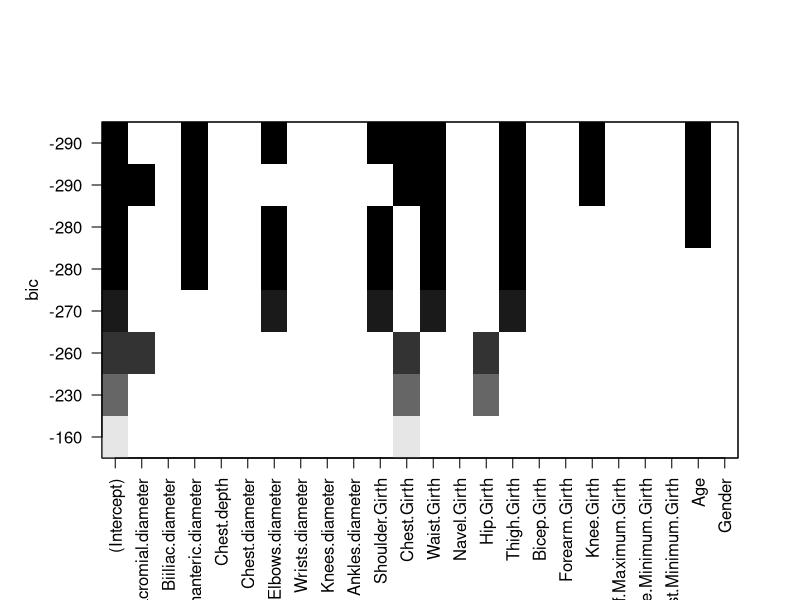
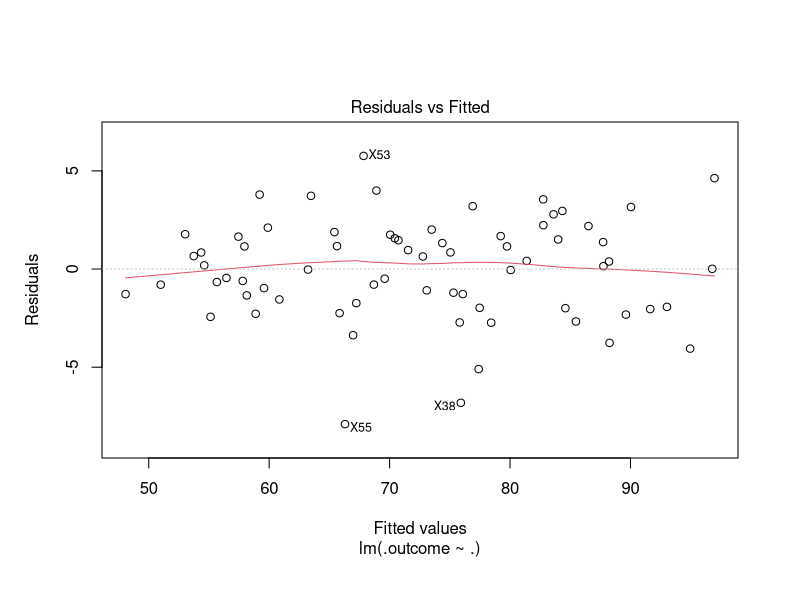
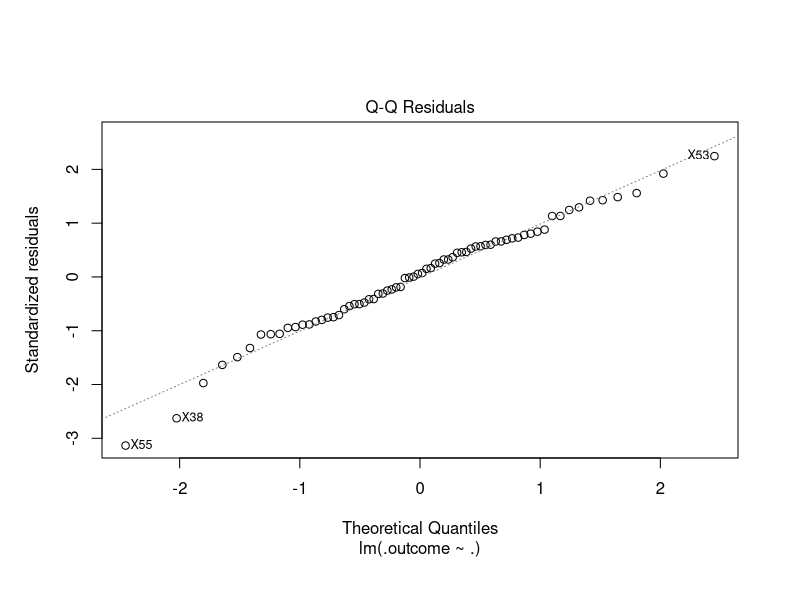
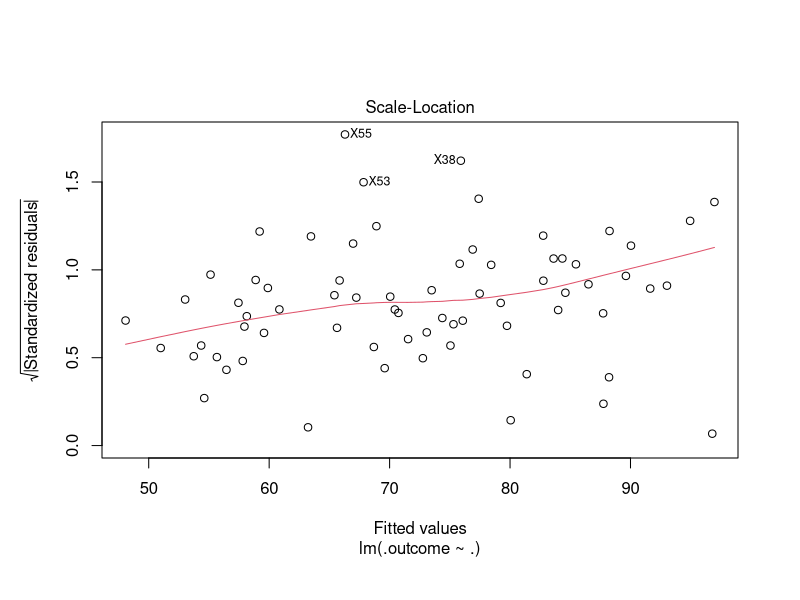
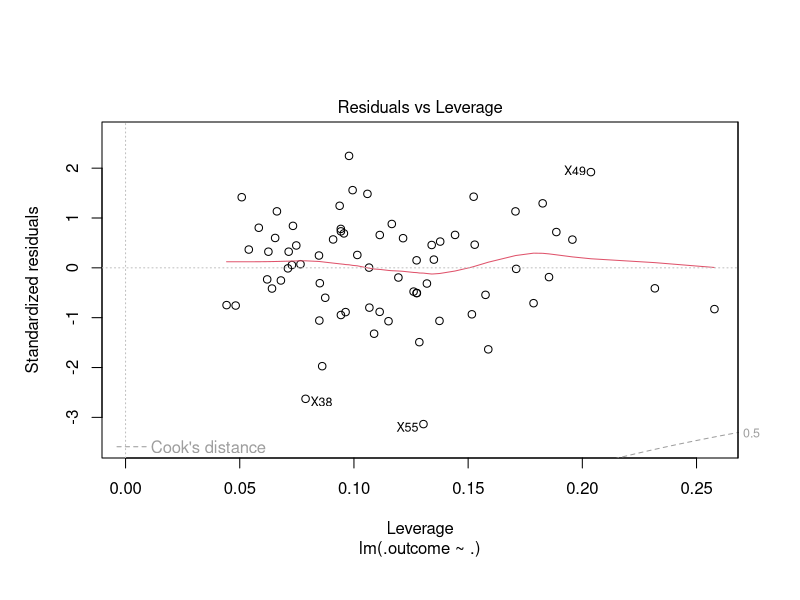
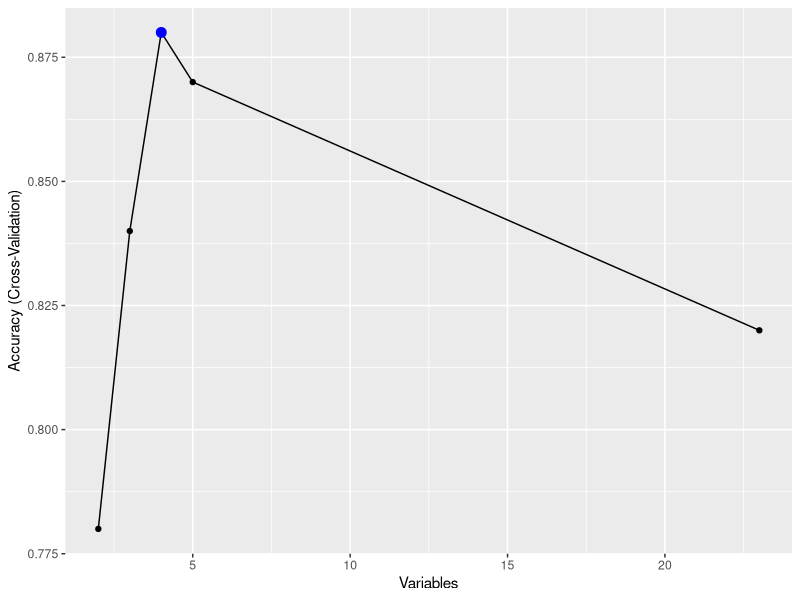

These charts were generated, in order, by the following R code:
## ---- chunk 1
library(ggpubr)
library(dplyr)
library(car)
library(caret)
library(leaps)
library(boot)
## ---- chunk 2
set.seed(19527)
## ---- chunk 3
data <- read.csv2("EP09 Datos.csv", header = TRUE)

data$IMC <- data$Weight / (data$Height*0.01)^2
# Sobrepreso = 1
# No sobrepreso = 0
data$EN <- ifelse(data$IMC >= 25.0, 1, 0)
## ---- chunk 4
# personas con sobrepeso
sp = data[data$EN == 1,]
mSobre = sample_n(sp, 50)

# personas sin sobrepeso
nsp = data[data$EN == 0,]
mNsobre = sample_n(nsp, 50)

# juntar ambas muestras
muestras = rbind(mSobre,mNsobre)

# reordenar muestras
muestras = sample_n(muestras,100)
## ---- chunk 5
# Ajustar modelo con todos los subconjuntos
modelos <- regsubsets( Weight ~ . - IMC - EN - Height , data = muestras , method = "exhaustive" , nbest = 1 , nvmax = 8)
plot(modelos)
## ---- chunk 6
# datos de entrenamiento (70% de los datos)
muestras_entrenamiento <- head(muestras,70)

# Configuramos el control con bootstraping
control <- trainControl(method = "boot", number = 1000)

# Ajustamos el modelo
modelo_boot <- train(Weight ~ Biacromial.diameter + Bitrochanteric.diameter + Chest.Girth + Waist.Girth + Thigh.Girth + Knee.Girth + Age,
                   data = muestras_entrenamiento,
                   method = "lm",
                   trControl = control)

# Revisamos los resultados
summary(modelo_boot)
## ---- chunk 7
# modelo boot final
mbf <- modelo_boot$finalModel
plot(mbf)
## ---- chunk 8
# Nivel de ajuste
print(AIC(mbf))
## ---- chunk 9
# MSE conjunto de entrenamiento
mse_entrenamiento <- mean(mbf$residuals ** 2)
cat("error cuadrático medio para conjunto de entrenamiento:", mse_entrenamiento, "\n")

# MSE conjunto de prueba
muestras_pruebas <- tail(muestras,30)
predicciones <- predict(mbf, muestras_pruebas)
error <- muestras_pruebas$Weight - predicciones
mse_prueba <- mean(error ** 2)
cat("error cuadrático medio para el conjunto de prueba:", mse_prueba, "\n")
## ---- chunk 10
# Correlación (relación lineal con la variable de respuesta)
cor(muestras,muestras$Weight)
## ---- chunk 11
# Independencia de los residuos
print(durbinWatsonTest(mbf))
## ---- chunk 12
# Multicolinealidad
vifs <- vif(mbf)
print(vifs)
print(mean(vifs))
## ---- chunk 13
print(1 / vifs)
## ---- chunk 14
cat("- VIF medio:", mean(vifs), "\n")
## ---- chunk 15
# Homocedasticidad de los residuos
print(ncvTest(mbf))
## ---- chunk 16
# Normalidad de los residuos
print(shapiro.test(mbf$residuals))
## ---- chunk 17
# Ajustamos el modelo
modelo_boot2 <- train(Weight ~ Biacromial.diameter + Bitrochanteric.diameter + Thigh.Girth + Knee.Girth + Age,
                   data = muestras_entrenamiento,
                   method = "lm",
                   trControl = control)

# Revisamos los resultados
summary(modelo_boot2)

mbf2 <- modelo_boot2$finalModel

# Calidad del modelo
print(AIC(mbf2))

# generalizable
print(durbinWatsonTest(mbf2))

# Como el p-value de la prueba de Durbin-Watson es 0.774 > 0.05 los residuos son independientes.

# Comprobar normalidad de los residuos
print(shapiro.test(mbf2$residuals))

# Con p-value = 0.5231 se cumple el supuesto de que los residuos se distribuyen de forma normal

# Comprobar homocedasticidad de los residuos.
print(ncvTest(mbf2))

# Con p-value = 0.1934 se cumple el supuesto de homocedasticidad de los residuos (la varianza de los residuos son similares)

# Comprobar la multicolinealidad.
vifs <- vif(mbf2)
cat("\nVerificar la multicolinealidad:\n")
cat("_ VIFs: \n")
print (vifs)

# Ya que ningún valor es mayor a 10 se considera que no problemas

cat("- Tolerancias:\n")
print(1 / vifs)

# Ningún valor está bajo 0.2

cat("- VIF medio:", mean(vifs), "\n")

# El VIF medio sigue siendo mayor a 1 por lo que podría seguir sesgado pero en menor grado
## ---- chunk 18
# Crear un subconjunto de datos sin las variables Weight, Height, IMC y EN
subconjunto <- muestras[, !(names(muestras) %in% c("Weight", "Height", "IMC", "EN"))]

# Configurar el control de validación cruzada
control_rfe <- rfeControl(functions = lmFuncs, method = "cv", number = 5, repeats = 5)

# Realizar RFE
resultado_rfe <- rfe(subconjunto, muestras$IMC, sizes = 10:20, rfeControl = control_rfe)

# Mostrar los resultados
print(resultado_rfe)
## ---- chunk 19
# Comprobar independencia de los residuos.
cat ("Prueba de Durbin - Watson para autocorrelaciones")
cat ("entre errores :\ n ")
print(durbinWatsonTest(resultado_rfe$fit))
#Como p=0.292, se falla en rechazar la hipótesis nula de la prueba, la cual permite determinar que los residuos son independientes.

#Comprobar normalidad de los residuos
cat ("\ nPrueba de normalidad para los residuos:\n" )
print(shapiro.test(resultado_rfe$fit$residuals))
#Como p=0.5216, se falla en rechazar la hipótesis nula de la prueba, la cual permite determinar que se cumple con la normalidad de los residuos.

# Comprobar homocedasticidad de los residuos.
cat("Prueba de homocedasticidad para los residuos :\n")
print(ncvTest(resultado_rfe$fit))
#Como p = 0.28699, se falla en rechazar la hipótesis nula de la prueba, la cual permite determinar que se cumple con la homocedasticidad de los residuos.

# Comprobamos la multicolinealidad entre las variables
vifs <- vif(resultado_rfe$fit)
vifs
print(1/vifs)
print(mean(vifs))
#En general los valores VIFS no parecen ser preocupantes
## ---- chunk 20
# Convertir EN a variable factor binaria
muestras$EN <- as.factor(muestras$EN)

# Crear un subconjunto de datos sin las variables Weight, Height, IMC y EN
subconjunto_logistica <- muestras[, !(names(muestras) %in% c("Weight", "Height", "IMC", "EN"))]

# Asegurarse de que el subconjunto tenga datos
print(summary(subconjunto_logistica))

# Configurar el control de validación cruzada para regresión logística
control_rfe_logistica <- rfeControl(functions = lrFuncs, method = "cv", number = 5, repeats = 1)

# Realizar RFE para regresión logística con tamaños ajustados
resultado_rfe_logistica <- rfe(subconjunto_logistica, muestras$EN, sizes = 2:5, rfeControl = control_rfe_logistica)

# Mostrar los resultados
print(resultado_rfe_logistica)
print(ggplot(resultado_rfe_logistica))


## ---- chunk 21
summary(resultado_rfe_logistica$fit)
## ---- chunk 22
# Independencia de los residuos
print(durbinWatsonTest(resultado_rfe_logistica$fit))
## ---- chunk 23
# Multicolinealidad
vifs <- vif(resultado_rfe_logistica$fit)
print(vifs)
print(mean(vifs))
## ---- chunk 24
print(1 / vifs)
## ---- chunk 25
cat("- VIF medio:", mean(vifs), "\n")
## ---- chunk 26
# Homocedasticidad de los residuos
print(ncvTest(mbf))
